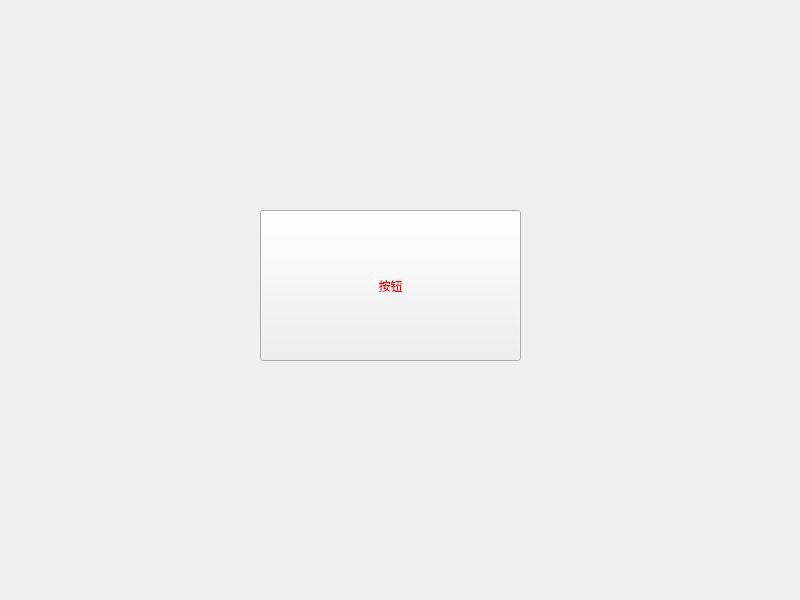
<?xml version="1.0" encoding="UTF-8"?>
<ui version="4.0">
 <class>Widget</class>
 <widget class="QWidget" name="Widget">
  <property name="geometry">
   <rect>
    <x>0</x>
    <y>0</y>
    <width>800</width>
    <height>600</height>
   </rect>
  </property>
  <property name="windowTitle">
   <string>Widget</string>
  </property>
  <property name="styleSheet">
   <string notr="true">QPushButton { color : red; }</string>
  </property>
  <widget class="QPushButton" name="pushButton">
   <property name="geometry">
    <rect>
     <x>260</x>
     <y>210</y>
     <width>261</width>
     <height>151</height>
    </rect>
   </property>
   <property name="text">
    <string>按钮</string>
   </property>
  </widget>
 </widget>
 <resources/>
 <connections/>
</ui>
